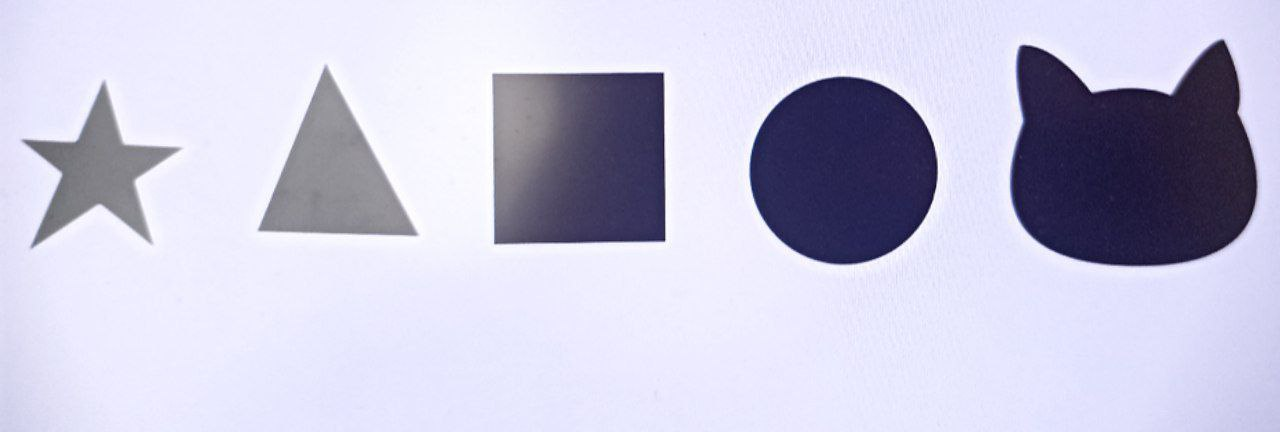
#> input picture Projects/dataset.jpg, 1280 x 432 px, found by its file name
$ python 4-1.py
#> lines starting #> are read from the running program, lines starting #| are printed output that depends on the picture; after the words box and inside, x2 and y2 are one past the last pixel; in counts of white or black regions, pixels touching at a corner belong together
import sys
import cv2
import numpy as np
import imutils

im = cv2.imread('dataset.jpg')
#> im is the input picture: shape (432, 1280, 3); mean B, G, R 217.3, 195.8, 197.3
resized = imutils.resize(im, width=600)
gray = cv2.cvtColor(resized, cv2.COLOR_BGR2GRAY)
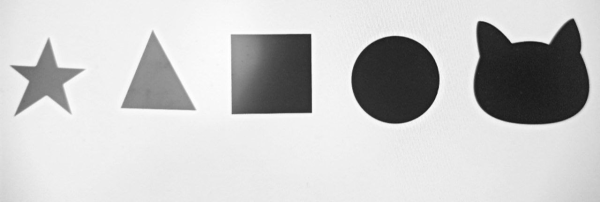
#> gray: shape (202, 600); min 24, max 255, mean 198.7
blur = cv2.GaussianBlur(gray, (5, 5), 0)
ret, thresh = cv2.threshold(blur, 170, 255, cv2.THRESH_BINARY_INV)
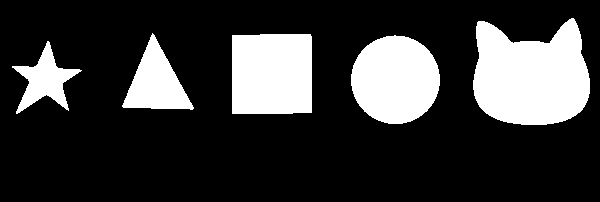
#> thresh: shape (202, 600); 22.2% white; 5 white regions

contours, hierarchy = cv2.findContours(thresh, cv2.RETR_LIST, cv2.CHAIN_APPROX_SIMPLE)
#> contours = 5 contours; box (x1, y1, x2, y2) and area: (473, 18, 590, 125) 9412, (232, 34, 312, 114) 6194, (351, 35, 440, 124) 6051, (122, 33, 194, 110) 2684, (12, 41, 82, 114) 1828
samples = np.empty((0, 100))
responses = []
keys = [i for i in range(48, 58)]

cv2.imshow("Database", thresh)


for cnt in contours:
    if cv2.contourArea(cnt) > 50:
        [x, y, w, h] = cv2.boundingRect(cnt)
        if h > 28:
            cv2.rectangle(resized, (x, y), (x + w, y + h), (0, 0, 255), 2)
        roi = thresh[y:y + h, x:x + w]
        print(roi)
        roismall = cv2.resize(roi, (10, 10))
        cv2.imshow('roi', roismall)
        cv2.imshow('norm', resized)
        key = cv2.waitKey(0)
        if key == 27:
            sys.exit()
#> (the program exits here)
